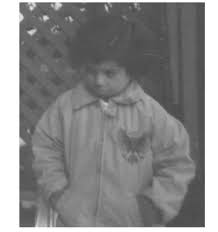
%> input picture images/POUT.jpg, 218 x 232 px, given in place of pout.tif, which was not available
$ octave histogram.m   (GNU Octave 9; MATLAB toolbox functions it lacks are replaced by stand-ins)
%> lines starting %> are read from the running program, lines starting %| are printed output that depends on the picture; pictures that were not available may be replaced by others from this repository, and a replacement may not be noted
i=imread('pout.tif');
%> i is the input picture: size 232x218x3 uint8; min 65, max 255, mean 135.5
figure;
subplot(1,2,1);imshow(i);
subplot(1,2,2);imhist(i); % show histogram equ of img
%> after `imhist(i)`:
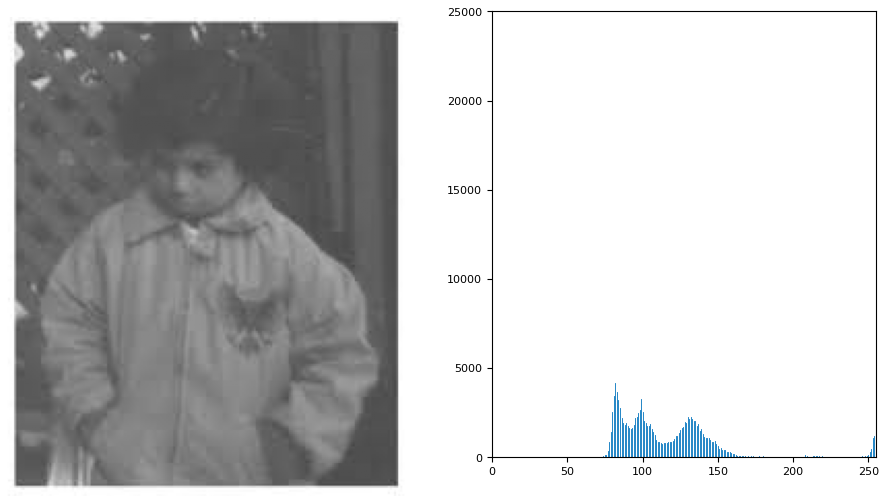
%> figure redrawn from the program's plot data, 2 panels
imh=imadjust(i,[0.3,0.6],[0.0,1.0]);
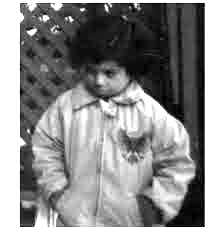
%> imh: size 232x218x3 uint8; min 0, max 255, mean 137.6
imh1=histeq(i);
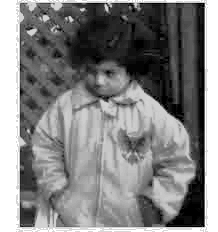
%> imh1: size 232x218x3 uint8; min 0, max 255, mean 129.5
figure;

% dividing the region into 4 parts display 1st part
subplot(2,2,1);imshow(imh);title('stretched');
% showing graph of the stretched img on the 2nd part
subplot(2,2,2);imhist(imh);

% after performing histogram equalization
subplot(2,2,3);imshow(imh1);title('histogram equalization');
subplot(2,2,4);imhist(imh1);
%> after `imhist(imh1)`:
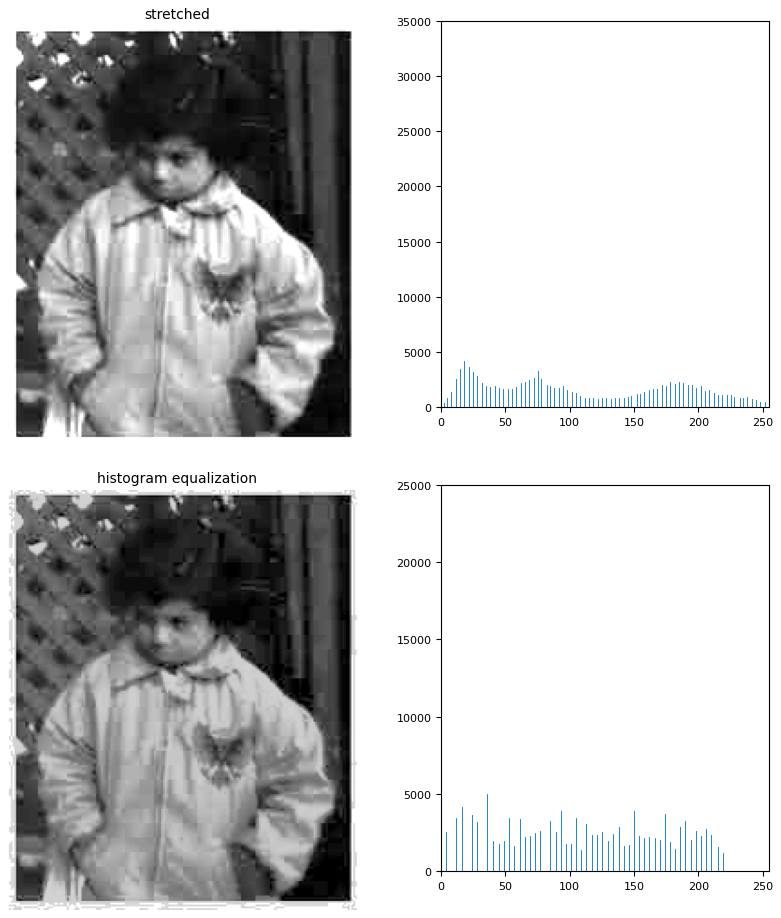
%> figure redrawn from the program's plot data, 4 panels

$ run again, with images/admin.jpg copied over images/POUT.jpg
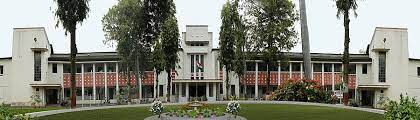
%> input picture images/admin.jpg, 420 x 120 px, given in place of pout.tif, which was not available
%> i is the input picture: size 120x420x3 uint8; mean R, G, B 131.3, 132.8, 120.1
%> `imh=imadjust(i,[0.3,0.6],[0.0,1.0]);`:
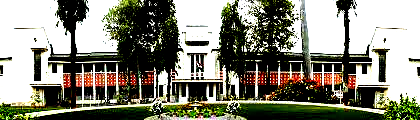
%> imh: size 120x420x3 uint8; mean R, G, B 134.9, 134, 120.8
%> `imhist(imh1)`:
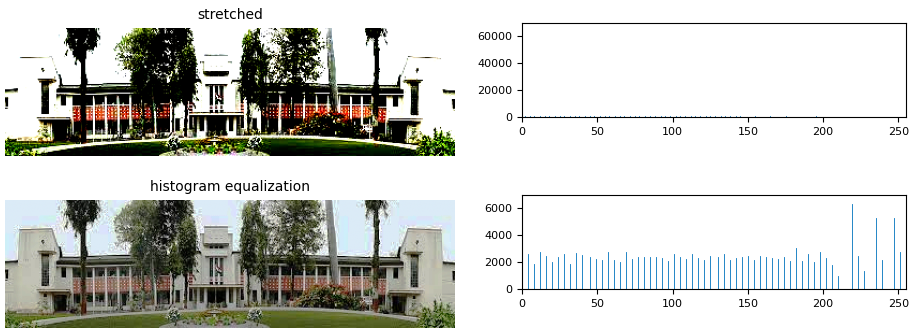
%> figure redrawn from the program's plot data, 4 panels
